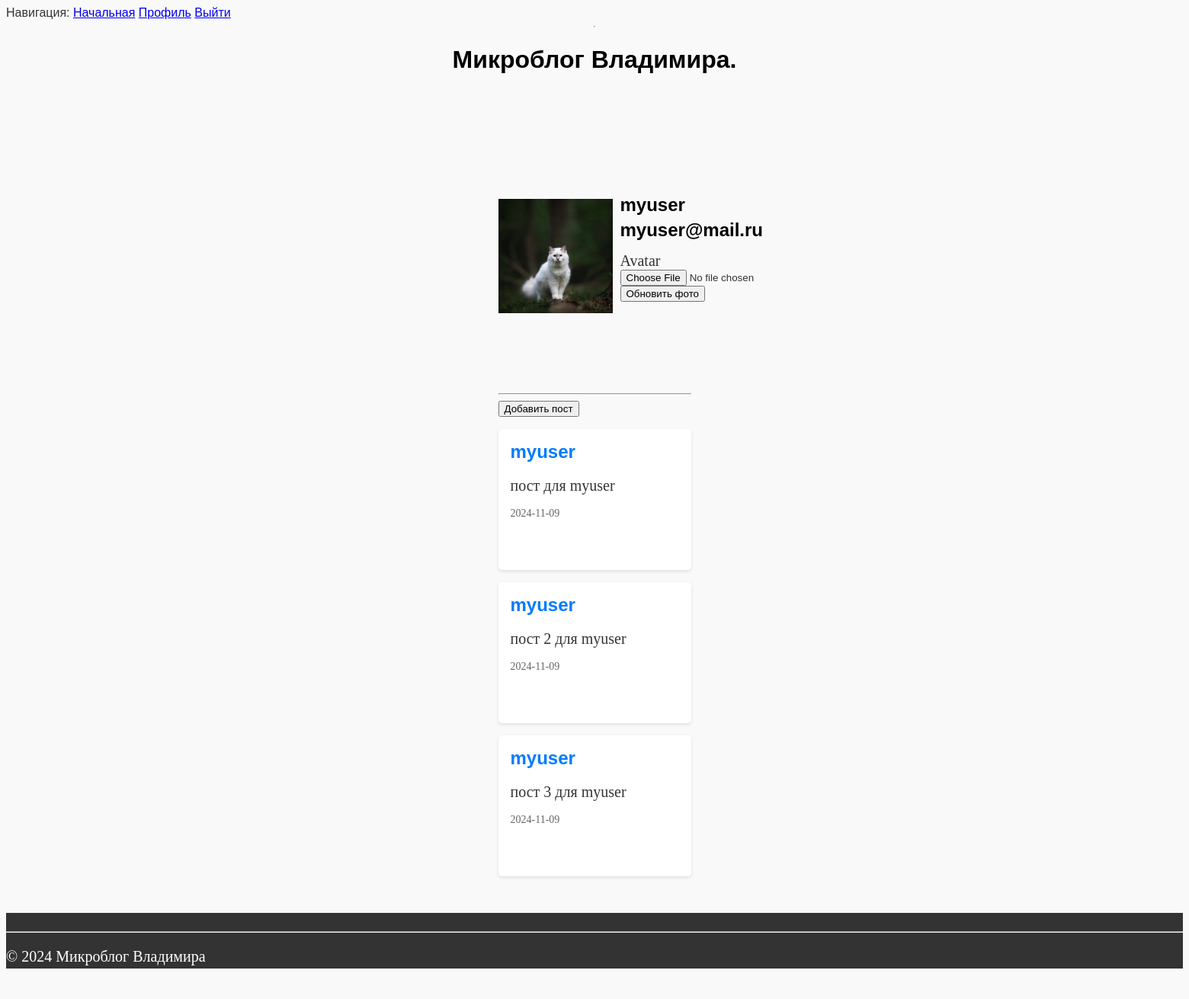
/user/myuser (signed in), run on the app's committed database.
### app/models.py (models this page shows, shortened)
class User(UserMixin, db.Model):
    id = db.Column(db.Integer, primary_key=True)
    username = db.Column(db.String(80), unique=True, nullable=False)
    email = db.Column(db.String(120), unique=True, nullable=False)
    password_hash = db.Column(db.String(128), nullable=False)
    avatar = db.Column(db.String(120), default='default_avatar.png')
    def avatar_url(self):
        if self.avatar:
            return url_for('static', filename=f'avatars/{self.avatar}')
        return url_for('static', filename='avatars/default_avatar.png')

class Post(db.Model):
    id = db.Column(db.Integer, primary_key=True)
    title = db.Column(db.String(120), nullable=False)
    text = db.Column(db.Text, nullable=False)
    date = db.Column(db.Text, nullable=False)
    user_id = db.Column(db.Integer, db.ForeignKey('user.id'), nullable=False)
    user = db.relationship('User', backref=db.backref('posts', lazy=True))

### app/routes.py (the view, shortened to what this page needs)
@app.route('/user/<username>',methods=['GET', 'POST'])
@login_required
def user(username):
    user = db.first_or_404(sa.select(User).where(User.username == username))
    posts = Post.query.filter_by(user_id=user.id).all()
    logger.info(f"user id from db: {user.id}")
    logger.info(f'id: {current_user.get_id()}')
    form = UpdateAvatarForm()
    return render_template('user.html', user=user, form=form, posts=posts)

### app/forms.py
class UpdateAvatarForm(FlaskForm):
    avatar = FileField('Avatar', validators=[FileAllowed(['jpg', 'png'], 'Только изображения!')])
    submit = SubmitField('Обновить фото')

### app/models.py (called while the page is built)
@login.user_loader
def load_user(id):
    return db.session.get(User, int(id))

### app/templates/user.html (shortened to what this page needs)
{% extends "base.html" %}
{% block content %}
    <h2 class="username"> {{ user.username }}</h2>
    <h2 class="useremail"> {{ user.email }}</h2>
    <form action="" method="post" enctype="multipart/form-data">
        <img src="{{ user.avatar_url() }}" alt="{{ user.username }}'s avatar" width="150" height="150">
            <br>
            <p class="avataruser">
                {{ form.avatar.label }}<br>
                {{ form.avatar() }} <br>
                {{ form.submit() }}
            </p>
    </form>
    <hr>
    <form action="/add_post">
        <button class="addpost" type="submit">Добавить пост</button>
    </form>
    {% for post in posts %}
    <article class="post">
        <h2>{{ post.title }} </h2>
        <p>{{ post.text }}</p>
        <p class="post-meta">{{ post.date }}</p>
        <form action="{{ url_for('delete_post', post_id=post.id) }}" method="post">
        </form>
    </article>
    {% endfor %}
{% endblock %}

### app/templates/base.html (shortened to what this page needs)
<doctype html>
  <html>
      <head>
          <link rel="stylesheet" type="text/css" href="{{ url_for('static', filename='css/style.css') }}">
      </head>
      <body>
        <div class="wrapper">
        <div>Навигация:
            <a href="/index">Начальная</a>
            {% if current_user.is_anonymous %}
                <a href="/login">Войти</a>
            {% else %}
                <a href="{{ url_for('user', username=current_user.username) }}">Профиль</a>
                <a href="/logout">Выйти</a>
            {% endif %}
        </div>
        <hr>
          <header>
              <h1>Микроблог Владимира.</h1>
          </header>
          <main>
            {% block content %}{% endblock %}
          </main>
          <footer>
              <hr>
              <p>&copy; 2024 Микроблог Владимира</p>
          </footer>
          </div>
      </body>
  </html>
</doctype>

### app/static/css/style.css (style rules this page uses)
body { background-color: #f9f9f9; color: #333; font-family: "Arial", sans-serif }
h1 { color: black; text-align: center; }
p { font-family: Times New Roman; font-size: 20px; }
header { padding: 1rem 0; text-align: center; }
header h1 { margin: 0; font-size: 2rem; }
main { flex: 1; padding: 2rem; max-width: 1600px; margin: 0 auto; }
footer { background-color: #333; color: #fff; text-align: left; padding: 1rem 0; width: 100%; bottom: 0; }
.username { color: black; position: relative; left: 160px; top: 90px; }
.useremail { color: black; position: relative; left: 160px; top: 75px; }
.avataruser { position: relative; top: -100px; left: 160px; }
.wrapper { display: flex; flex-direction: column; min-height: 100vh; }
.post { background-color: #fff; padding: 1rem; margin-bottom: 1rem; border-radius: 5px; box-shadow: 0 2px 4px rgba(0, 0, 0, 0.1) }
.post h2 { margin-top: 0; font-size: 1.5rem; color: #007BFF; }
.post p { line-height: 1.0; }
.post-meta { font-size: 0.875rem; color: #666; margin-top: 1rem; }

### data on the page
User: username "myuser", email "myuser@mail.ru", avatar_url (picture)
Post: title "myuser", text "пост для myuser", date "2024-11-09"
Post: title "myuser", text "пост 2 для myuser", date "2024-11-09"
Post: title "myuser", text "пост 3 для myuser", date "2024-11-09"
